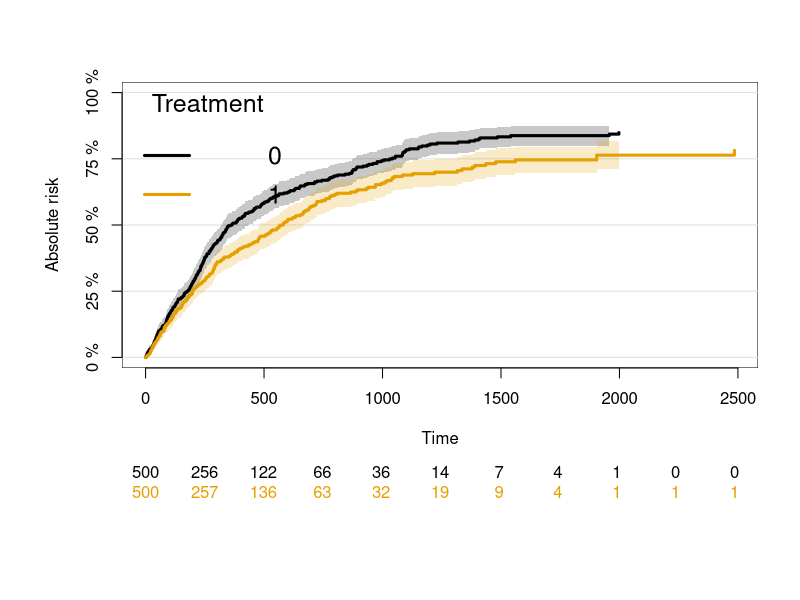

This chart was generated by the following R code:
set.seed(42)
library(data.table)
library(prodlim)
setwd('~/github/TMLE_for_breakfast/Example/')
# Number of patients
n_patients <- 1000
# Assigning treatment (0/1)
treatment_assignment <- c(rep(1,n_patients/2),rep(0,n_patients/2))
# Generating ages
age <- sample(c('<60', '60-70', '>70'), size = n_patients, replace = TRUE)
# Generating time from start of trial
time <- rexp(n_patients, rate = 1) # CTP changed from 2/5
# Generating persistent treatment periods for half of the treated patients
persistent_treatment_periods <- 
  data.table(ID=1:(n_patients/4),Treatment_Start=0, Treatment_End=time[1:(n_patients/4)])
non_persistent_treatment_periods <- 
  data.table(ID=(1+n_patients/4):(n_patients/2),Treatment_Start=0, Treatment_End=time[(1+n_patients/4):(n_patients/2)])  
treatment_periods <- rbind(persistent_treatment_periods,non_persistent_treatment_periods)

# Generating event type (censoring=0, event=1, death=2)
event_type1 <- sample(c(0, 1, 2), size = n_patients/4, prob = c(0.2, 0.3, 0.1), replace = TRUE)
event_type2 <- sample(c(0, 1, 2), size = n_patients/4, prob = c(0.2, 0.5, 0.1), replace = TRUE)
event_type3 <- sample(c(0, 1, 2), size = n_patients/2, prob = c(0.2, 0.7, 0.1), replace = TRUE)
event_type <- c(event_type1,event_type2,event_type3)
# Creating data
time <- time*365
baseline_data <- data.table(ID = 1:n_patients,
                            Age = age,
                            Time = time,
                            Event_Type = event_type,
                            Study_Start=0,
                            Treatment=c(rep(1,n_patients/2),rep(0,n_patients/2)))
# Creating data for treatment periods dataset
treatment_data <- data.table(ID=1:(n_patients/2),treatment_periods[,ID:=NULL])
treatment_data[Treatment_End>5,Treatment_End:=5]

baseline_data[,Trial_Start:=as.Date("2010-01-01")]
treatment_data[,Treatment_Start:=as.Date("2010-01-01")]
treatment_data[,Treatment_Start:=as.Date(Treatment_Start,origin="1970-01-01")]
treatment_data[,Treatment_End:=as.Date("2010-01-01")+365*Treatment_End]

fit <- prodlim(Hist(Time,Event_Type)~Treatment,data=baseline_data)
plot(fit)
saveRDS(baseline_data,file="baseline_data.rds")
saveRDS(treatment_data,file="treatment_data.rds")


